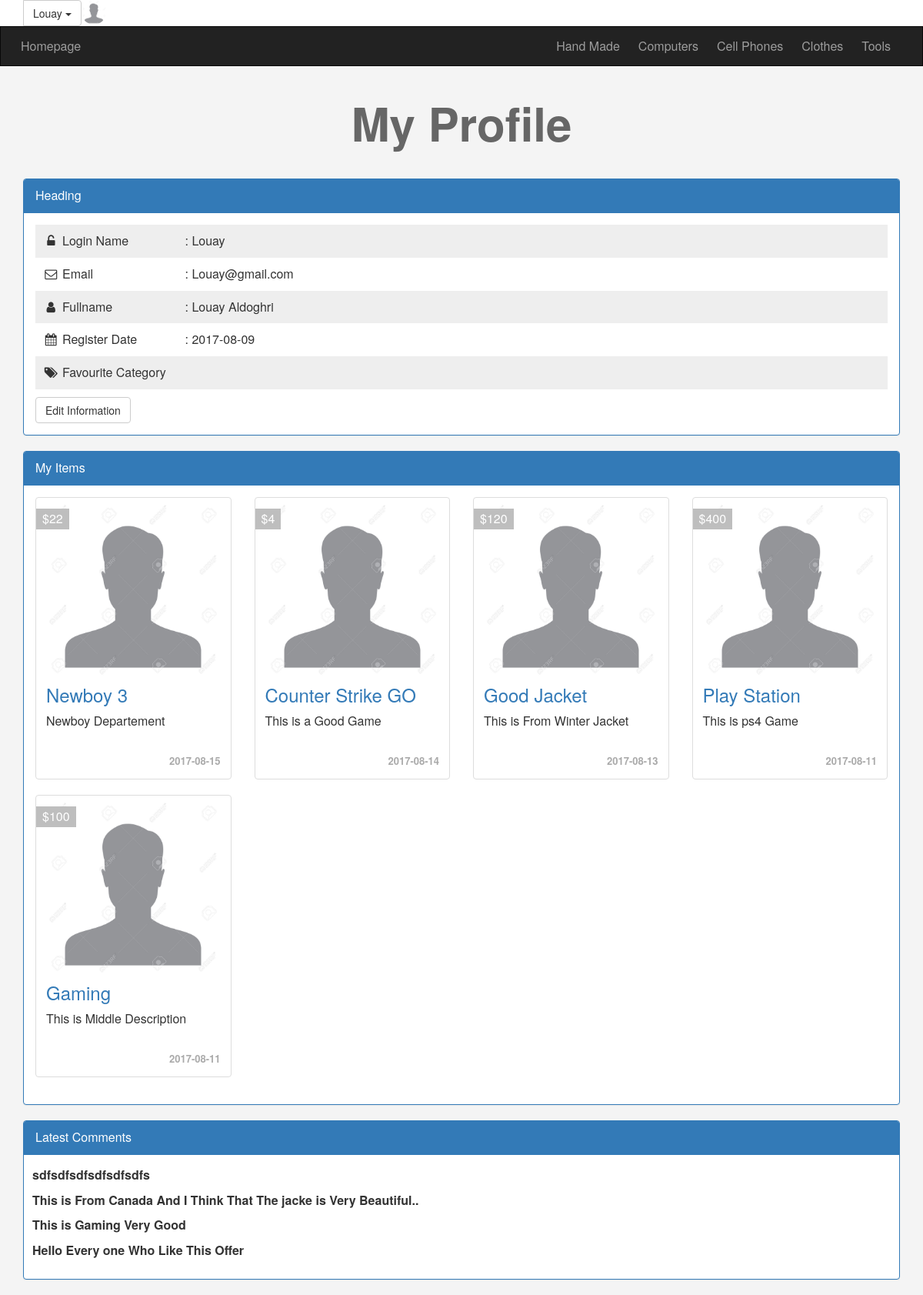
Screenshot of /profile.php (signed in) with the database file from the repository.
### tables this page shows
CREATE TABLE `categories` (
  `ID` int(11) NOT NULL,
  `Name` varchar(255) NOT NULL,
  `Description` text,
  `Parent` int(11) NOT NULL,
  `Ordering` int(11) NOT NULL,
  `Visibility` tinyint(4) NOT NULL DEFAULT '0',
  `Allow_Comment` tinyint(4) NOT NULL DEFAULT '0',
  `Allow_Ads` tinyint(4) NOT NULL DEFAULT '0'
);

CREATE TABLE `users` (
  `UserID` int(11) NOT NULL,
  `Username` varchar(255) NOT NULL,
  `Password` varchar(255) NOT NULL,
  `Email` varchar(255) NOT NULL,
  `FullName` varchar(255) NOT NULL,
  `GroupID` int(11) NOT NULL DEFAULT '0',
  `TrustStatus` int(11) NOT NULL DEFAULT '0',
  `RegStatus` int(11) NOT NULL DEFAULT '0',
  `Datee` date NOT NULL,
  `Avatar` varchar(255) NOT NULL
);

CREATE TABLE `items` (
  `Item_ID` int(11) NOT NULL,
  `Name` varchar(255) NOT NULL,
  `Description` text NOT NULL,
  `Price` varchar(255) NOT NULL,
  `Add_Date` date NOT NULL,
  `Country_Made` varchar(255) NOT NULL,
  `Image` varchar(255) NOT NULL,
  `Status` varchar(255) NOT NULL,
  `Rating` smallint(6) NOT NULL,
  `Cat_ID` int(11) NOT NULL,
  `Member_ID` int(11) NOT NULL,
  `Approve` tinyint(4) NOT NULL DEFAULT '0',
  `Tags` varchar(255) NOT NULL
);

CREATE TABLE `comments` (
  `c_id` int(11) NOT NULL,
  `comment` text NOT NULL,
  `status` tinyint(4) NOT NULL,
  `comment_date` date NOT NULL,
  `item_id` int(11) NOT NULL,
  `user_id` int(11) NOT NULL
);

### init.php (called while the page is built, shortened)
<?php
include "admin/connect.php";
$sessionUser = '';
if (isset($_SESSION['user'])) {
  $sessionUser = $_SESSION['user'];
}
$tpl = "includes/templates/";
$func = 'includes/functions/';
$css = "layout/css/";
include $func . 'functions.php';
include $tpl . "header.php";

### includes/functions/functions.php (called while the page is built, shortened)
<?php
function getAllFrom($field, $table, $where = NULL, $and = NULL, $orderField, $ordering = "DESC") {
  global $conn;
  $getAll = $conn->prepare("SELECT $field FROM $table $where $and ORDER BY $orderField $ordering");
  $getAll->execute();
  $all = $getAll->fetchAll();
  return $all;
}

### profile.php (the view, shortened to what this page needs)
<?php
    $pageTitle = 'My Profile';
    include "init.php";
    if (isset($_SESSION['user'])) {
      $stmt = $conn->prepare("SELECT * FROM `users` WHERE Username = ?");
      $stmt->execute(array($sessionUser));
      $info = $stmt->fetch();
      $userID = $info['UserID'];
    ?>
    <h1 class="text-center"><?php echo $pageTitle; ?></h1>
      <div class='information block'>
        <div class="container">
          <div class="panel panel-primary">
            <div class="panel-heading">Heading</div>
            <div class="panel-body">
              <ul class="list-unstyled">
                <li>
                  <i class ='fa fa-unlock-alt fa-fw'></i>
                  <span>Login Name </span> : <?php echo $info['Username'] ?>
                 </li>
                <li>
                  <i class ='fa fa-envelope-o fa-fw'></i>
                  <span>Email </span> : <?php echo $info['Email'] ?>
                </li>
                <li>
                  <i class ='fa fa-user fa-fw'></i>
                  <span>Fullname </span> : <?php echo $info['FullName'] ?>
                </li>
                <li>
                  <i class ='fa fa-calendar fa-fw'></i>
                  <span>Register Date </span> : <?php echo $info['Datee'] ?>
                </li>
                <li>
                  <i class ='fa fa-tags fa-fw'></i>
                  <span>Favourite Category</span>
                </li>
              </ul>
              <a href='#' class="btn btn-default">Edit Information</a>
            </div>
          </div>
        </div>
      </div>
      <div class='ads block'>
        <div class="container">
          <div class="panel panel-primary">
            <div class="panel-heading">My Items</div>
            <div class="panel-body">
              <?php
                $myItems = getAllFrom("*", "items", "WHERE Member_ID = $userID", "", "Item_ID");
                if (!empty($myItems)) {
                  echo "<div class='row'>";
                    foreach($myItems as $item) {
                      echo "<div class='col-sm-6 col-md-3'>";
                        echo "<div class='thumbnail item-box'>";
                          echo "<span class='price-tag'>$" . $item['Price'] . "</span>";
                          echo "<img class='img-responsive' src='test.jpg' alt='' />";
                          echo "<div class='caption'>";
                            echo "<h3><a href='items.php?itemid=" . $item['Item_ID'] . "'>" . $item['Name'] . "</a></h3>";
                            echo "<p>" . $item['Description'] . "</p>";
                            echo "<div>" . $item['Add_Date'] . "</div>";
                          echo "</div>";
                        echo "</div>";
                      echo "</div>";
                    }
                  echo "</div>";
                } else {
                  echo "Theres No Ads To Show.., Create <a href='newad.php'>New Ads</a>";
                }
               ?>
            </div>
          </div>
        </div>
      </div>
      <div class='my-comments block'>
        <div class="container">
          <div class="panel panel-primary">
            <div class="panel-heading">Latest Comments</div>
            <div class="panel-body">
                <?php
                  $comments= getAllFrom("comment", "comments", "WHERE user_id = $userID", "", "c_id");
                    if (!empty($comments)) {
                      echo "<div class='row'>";
                        foreach($comments as $comment) {
                          echo "<p class='one'>" . $comment['comment'] . "</p>";
                        }
                      echo "</div>";
                    } else {
                      echo "Theres No Comment To Show..";
                    }
                 ?>
            </div>
          </div>
        </div>
      </div>
    <?php
    } else {
      header("location: login.php");
    }
    include $tpl . "footer.php";
 ?>

### includes/templates/header.php (shortened to what this page needs)
<!DOCTYPE html>
<html>
  <head>
    <link rel="stylesheet" href="<?php echo $css; ?>bootstrap.min.css" />
    <link rel="stylesheet" href="<?php echo $css; ?>font-awesome.min.css" />
    <link rel="stylesheet" href="<?php echo $css; ?>jquery-ui.min.css" />
    <link rel="stylesheet" href="<?php echo $css; ?>jquery.selectBoxItt.css" />
    <link rel="stylesheet" href="<?php echo $css; ?>front.css" />
  </head>
<body>
  <div class="upper-div">
    <div class="container">
      <?php
      if (isset($_SESSION['user'])) {
        ?>
        <div class="btn-group my-info">
          <img class="img-circle"  src='test.jpg' />
          <span class="btn btn-default dropdown-toggle" data-toggle='dropdown'>
            <?php echo $sessionUser; ?>
            <span class="caret"></span>
          </span>
        </div>
        <?php
      } else {
       ?>
      <a href='login.php'>
        <span class='pull-right'>Login/Signup</span>
      </a>
      <?php } ?>
    </div>
  </div>
  <nav class="navbar navbar-inverse">
    <div class="container">
      <div class="navbar-header">
        <a class="navbar-brand" href="index.php">Homepage</a>
      </div>
      <div class="collapse navbar-collapse" id="app-nav">
        <ul class="nav navbar-nav navbar-right">
          <?php
          $getCats = getAllFrom("*", "categories", "WHERE Parent = 0", "", "ID", "ASC");
          foreach($getCats as $cats) {
            echo "<li>
                    <a href='categories.php?do=" . $cats['ID'] ." '>" .  $cats['Name'] . "</a>
                 </li>";
          }
           ?>
        </ul>
      </div>
    </div>
  </nav>

### layout/css/front.css (style rules this page uses)
body { background-color: #F4F4F4; font-size: 16px; }
h1 { color: #666; margin: 40px 0; font-size: 60px; font-weight: bold; }
.navbar { border-radius: 0;margin-bottom: 0 }
.navbar-brand { font-size: 1em; }
.nav>li>a, .navbar-brand { padding: 15px 12px }
.price-tag { background: #bebebe; position: absolute; top: 15px; left: 16px; padding: 2px 8px; color: #fff; }
.upper-div { background-color: #fff }
.my-info .img-circle { height: 32px; width: 32px; }
.information { margin: 20px 0 0; }
.information .btn { margin-top: 10px; }
.panel-body ul { margin: 0 }
.panel-body ul li { padding: 10px; }
.panel-body ul li:nth-child(odd) { background-color: #eee }
.panel-body ul li span { width: 155px; display: inline-block; }
.thumbnail>img { margin-right: auto; margin-left: auto; height: 230px; }
.thumbnail .caption div { font-weight: bold; text-align: right; color: #AAA; font-size: 13px; }
.my-comments .panel-body .one { margin-left: 11px; font-weight: bold; }
h3 { margin: 0 0 10px; color: #6d6d6d }
.item-box p { height: 44px; max-height: 44px; }

### rows the page displays
categories: Name "Hand Made"
categories: Name "Computers"
categories: Name "Cell Phones"
categories: Name "Clothes"
categories: Name "Tools"
users: Username "Louay", Email "Louay@gmail.com", FullName "Louay Aldoghri", Datee "2017-08-09"
items: Price "22", Name "Newboy 3", Description "Newboy Departement", Add_Date "2017-08-15"
items: Price "4", Name "Counter Strike GO", Description "This is a Good Game", Add_Date "2017-08-14"
items: Price "120", Name "Good Jacket", Description "This is From Winter Jacket", Add_Date "2017-08-13"
items: Price "400", Name "Play Station", Description "This is ps4 Game", Add_Date "2017-08-11"
items: Price "100", Name "Gaming", Description "This is Middle Description", Add_Date "2017-08-11"
comments: comment "sdfsdfsdfsdfsdfsdfs"
comments: comment "This is From Canada And I Think That The jacke is Very Beautiful.."
comments: comment "This is Gaming Very Good"
comments: comment "Hello Every one Who Like This Offer"

### other values shown
$sessionUser "Louay"
$pageTitle "My Profile"
